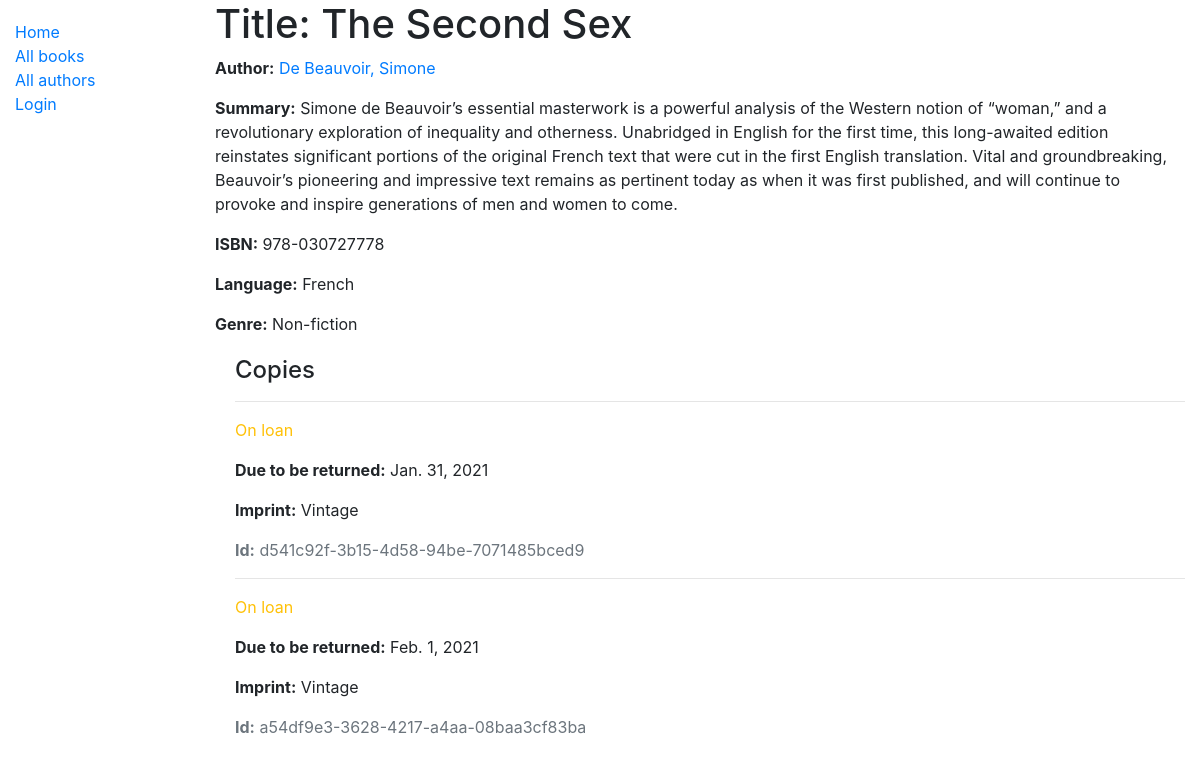
/catalog/book/2, run on the app's committed database.
### catalog/models.py (models this page shows, shortened)
class Book(models.Model):
	title = models.CharField(max_length=200)
	author = models.ForeignKey('Author', on_delete=models.SET_NULL, null=True)
	summary = models.TextField(max_length=1000, help_text='Enter a brief description of the book')
	isbn = models.CharField('ISBN', max_length=13, unique=True,
							help_text='13 Character <a href="https://www.isbn-international.org/content/what-isbn">ISBN number</a>')
	genre = models.ManyToManyField(Genre, help_text='Select a genre for this book')
	language = models.ForeignKey('Language', on_delete=models.SET_NULL, null=True)
	class Meta:
		ordering = ['title', 'author']
	def display_genre(self):
		"""Create a string for the Genre. This is required to display genre in Admin."""
		return ', '.join(genre.name for genre in self.genre.all()[:3])
	display_genre.short_description = 'Genre'

class Author(models.Model):
	first_name = models.CharField(max_length=100)
	last_name = models.CharField(max_length=100)
	date_of_birth = models.DateField(null=True, blank=True)
	date_of_death = models.DateField('died', null=True, blank=True)
	class Meta:
		ordering = ['last_name', 'first_name']
	def get_absolute_url(self):
		return reverse('author-detail', args=[str(self.id)])
	def __str__(self):
		return f'{self.last_name}, {self.first_name}'

class Language(models.Model):
	name = models.CharField(max_length=200,
							help_text="Enter the book's natural langauge (e.g English, Nepali, French, etc.)")
	def __str__(self):
		return self.name

class Genre(models.Model):
	name = models.CharField(max_length=200, help_text='Enter a book genre (e.g. Science Fiction)')
	def __str__(self):
		return self.name

class BookInstance(models.Model):
	id = models.UUIDField(primary_key=True, default=uuid.uuid4, help_text='Unique ID for this particular book across whole library')
	book = models.ForeignKey('Book', on_delete=models.RESTRICT)
	imprint = models.CharField(max_length=200)
	due_back = models.DateField(null=True, blank=True)
	borrower = models.ForeignKey(User, on_delete=models.SET_NULL, null=True, blank=True)
	LOAN_STATUS = (
		('m', 'Maintenance'),
		('o', 'On loan'),
		('a', 'Available'),
		('r', 'Reserved'),
	)
	status = models.CharField(
		max_length=1,
		choices=LOAN_STATUS,
		blank=True,
		default='m',
		help_text='Book availability',
	)
	class Meta:
		ordering = ['due_back']
		permissions = (("can_mark_returned", "Set book as returned"),)

### catalog/views.py (the view)
# urls.py: path('book/<int:pk>', views.BookDetailView.as_view(), name='book-detail'),
class BookDetailView(generic.DetailView):
	model = Book

### catalog/templates/catalog/book_detail.html
{% extends "base_generic.html" %}
{% block content %}
  <h1>Title: {{ book.title }}</h1>
  <p><strong>Author:</strong> <a href="{{ book.author.get_absolute_url }}">{{ book.author }}</a></p>
  <p><strong>Summary:</strong> {{ book.summary }}</p>
  <p><strong>ISBN:</strong> {{ book.isbn }}</p>
  <p><strong>Language:</strong> {{ book.language }}</p>
  <p><strong>Genre:</strong> {{ book.genre.all|join:", " }}</p>
  <div style="margin-left:20px;margin-top:20px">
    <h4>Copies</h4>
    {% for copy in book.bookinstance_set.all %}
      <hr>
      <p class="{% if copy.status == 'a' %}text-success{% elif copy.status == 'm' %}text-danger{% else %}text-warning{% endif %}">
        {{ copy.get_status_display }}
      </p>
      {% if copy.status != 'a' %}
        <p><strong>Due to be returned:</strong> {{ copy.due_back }}</p>
      {% endif %}
      <p><strong>Imprint:</strong> {{ copy.imprint }}</p>
      <p class="text-muted"><strong>Id:</strong> {{ copy.id }}</p>
    {% endfor %}
  </div>
{% endblock %}

### data on the page
Book: title "The Second Sex", author "De Beauvoir, Simone", summary "Simone de Beauvoir’s essential masterwork is a powerful analysis of the Western notion of “woman,” and a revolutionary exploration of inequality and otherness. Unabridged in English for the first time, this long-awaited edition reinstates significant portions of the original French text that were cut in the first English translation. Vital and groundbreaking, Beauvoir’s pioneering and impressive text remains as pertinent today as when it was first published, and will continue to provoke and inspire generations of men and women to come.", isbn "978-030727778", language "French", genre.all "Non-fiction"
BookInstance: status "On loan", due_back "Jan. 31, 2021", imprint "Vintage", id "d541c92f-3b15-4d58-94be-7071485bced9"
BookInstance: status "On loan", due_back "Feb. 1, 2021", imprint "Vintage", id "a54df9e3-3628-4217-a4aa-08baa3cf83ba"
